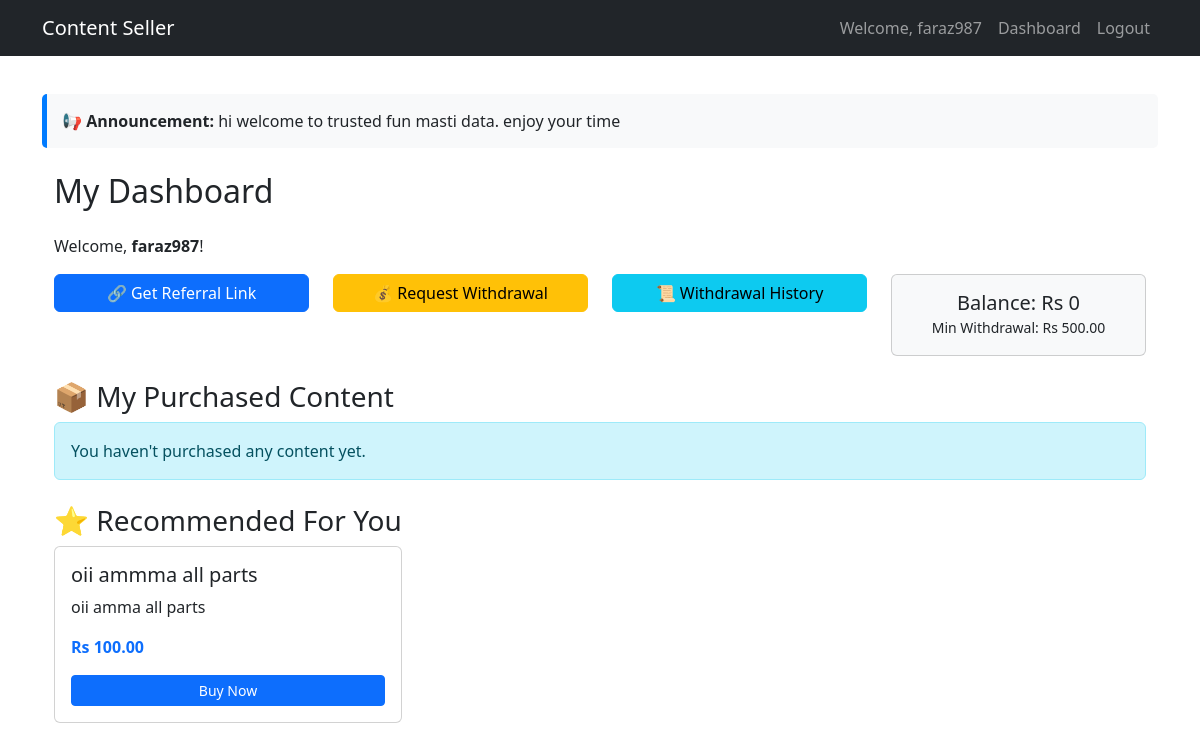
Screenshot of /content/buyer/dashboard/ (signed in) with the database file from the repository.
### users/models.py (models this page shows, shortened)
class User(AbstractUser):
    ROLE_CHOICES = (
        ('admin', 'Admin'),
        ('creator', 'Creator'),
        ('buyer', 'Buyer'),
    )
    role = models.CharField(max_length=10, choices=ROLE_CHOICES, default='buyer')
    balance = models.DecimalField(max_digits=10, decimal_places=2, default=0)

### content/models.py (models this page shows, shortened)
class SiteMessage(models.Model):
    message = models.TextField()
    is_active = models.BooleanField(default=True)
    updated_at = models.DateTimeField(auto_now=True)
    class Meta:
        verbose_name = "Admin Message"
        verbose_name_plural = "Admin Messages"

class SiteSettings(models.Model):
    referral_commission = models.DecimalField(max_digits=5, decimal_places=2, default=5.00, help_text="Percentage for referral earnings")
    admin_commission = models.DecimalField(max_digits=5, decimal_places=2, default=10.00, help_text="Percentage admin takes from each sale")
    min_withdrawal = models.DecimalField(max_digits=10, decimal_places=2, default=500.00, help_text="Minimum amount for withdrawal request")
    @classmethod
    def get_settings(cls):
        obj, _ = cls.objects.get_or_create(pk=1)
        return obj

class Content(models.Model):
    CONTENT_TYPES = (
        ('link', 'Link'),
        ('video', 'Video'),
    )
    zip_file = models.FileField(upload_to='content_zips/', blank=True, null=True, help_text="Upload a ZIP file containing all videos")
    creator = models.ForeignKey(settings.AUTH_USER_MODEL, on_delete=models.CASCADE, limit_choices_to={'role': 'creator'})
    title = models.CharField(max_length=200)
    description = models.TextField()
    content_type = models.CharField(max_length=10, choices=CONTENT_TYPES)
    link_url = models.URLField(blank=True, null=True)
    video_file = models.FileField(upload_to='videos/', blank=True, null=True)
    price = models.DecimalField(max_digits=10, decimal_places=2)
    is_active = models.BooleanField(default=True)
    is_approved = models.BooleanField(default=False, help_text="Admin approval required before buyers can see")
    created_at = models.DateTimeField(auto_now_add=True)
    updated_at = models.DateTimeField(auto_now=True)

### content/views.py (the view)
# urls.py: path('buyer/dashboard/', views.buyer_dashboard, name='buyer_dashboard'),
@login_required
def buyer_dashboard(request):
    orders = Order.objects.filter(buyer=request.user).select_related('content')
    available_content = Content.objects.filter(is_active=True, is_approved=True).exclude(
        id__in=orders.values_list('content_id', flat=True)
    )[:6]
    settings = SiteSettings.get_settings()
    return render(request, 'content/buyer_dashboard.html', {
        'orders': orders,
        'available_content': available_content,
        'min_withdrawal': settings.min_withdrawal,
        'referral_commission': settings.referral_commission
    })

### content/context_processors.py (called while the page is built)
def admin_message(request):
    msg = SiteMessage.objects.filter(is_active=True).first()
    return {'admin_message': msg.message if msg else None}

### templates/content/buyer_dashboard.html (shortened to what this page needs)
{% extends "base.html" %}
{% block content %}
<div class="container mt-4">
    <h2 class="mb-4">My Dashboard</h2>
    <p>Welcome, <strong>{{ user.username }}</strong>!</p>
    <div class="row mb-4">
        <div class="col-md-3">
            <a href="#referralModal" class="btn btn-primary w-100" data-bs-toggle="modal">
                🔗 Get Referral Link
            </a>
        </div>
        <div class="col-md-3">
            <a href="{% url 'request_withdrawal' %}" class="btn btn-warning w-100">
                💰 Request Withdrawal
            </a>
        </div>
        <div class="col-md-3">
            <a href="{% url 'withdrawal_history' %}" class="btn btn-info w-100">
                📜 Withdrawal History
            </a>
        </div>
        <div class="col-md-3">
            <div class="card bg-light text-center">
                <div class="card-body">
                    <h5 class="mb-0">Balance: Rs {{ user.balance|default:"0" }}</h5>
                    <small>Min Withdrawal: Rs {{ min_withdrawal|default:"500" }}</small>
                </div>
            </div>
        </div>
    </div>
    <h3 class="mt-4">📦 My Purchased Content</h3>
    {% if orders %}
        <div class="row">
            {% for order in orders %}
                <div class="col-md-4 mb-4">
                    <div class="card h-100">
                        <div class="card-header bg-success text-white">
                            <h5 class="mb-0">{{ order.content.title }}</h5>
                        </div>
                        <div class="card-body">
                            <p class="card-text">{{ order.content.description|truncatewords:20 }}</p>
                            <p><strong>Price:</strong> Rs {{ order.amount_paid }}</p>
                            <p><strong>Status:</strong>
                                {% if order.status == 'verified' %}
                                    <span class="badge bg-success">Verified</span>
                                {% else %}
                                    <span class="badge bg-warning">Pending</span>
                                {% endif %}
                            </p>
                            {% if order.status == 'verified' %}
                                <div class="mt-2">
                                    {% if order.content.zip_file %}
                                        <a href="{% url 'download_zip' order.content.id %}" class="btn btn-success btn-sm w-100">
                                            📥 Download All Videos (ZIP)
                                        </a>
                                    {% else %}
                                        <a href="{% url 'view_content_videos' order.content.id %}" class="btn btn-primary btn-sm w-100">
                                            ▶ Watch Videos
                                        </a>
                                    {% endif %}
                                </div>
                            {% endif %}
                        </div>
                    </div>
                </div>
            {% endfor %}
        </div>
    {% else %}
        <div class="alert alert-info">
            You haven't purchased any content yet.
        </div>
    {% endif %}
    <h3 class="mt-4">⭐ Recommended For You</h3>
    {% if available_content %}
        <div class="row">
            {% for content in available_content %}
                <div class="col-md-4 mb-4">
                    <div class="card h-100">
                        <div class="card-body">
                            <h5 class="card-title">{{ content.title }}</h5>
                            <p class="card-text">{{ content.description|truncatewords:20 }}</p>
                            <p class="text-primary fw-bold">Rs {{ content.price }}</p>
                            <a href="{% url 'buy_content' content.id %}" class="btn btn-primary btn-sm w-100">Buy Now</a>
                        </div>
                    </div>
                </div>
            {% endfor %}
        </div>
    {% else %}
        <div class="alert alert-secondary">
            No recommendations available at the moment.
        </div>
    {% endif %}
</div>
{% endblock %}

### templates/base.html (shortened to what this page needs)
{% load static %}
<!DOCTYPE html>
<html lang="en">
<head>
    <link href="https://cdn.jsdelivr.net/npm/bootstrap@5.3.2/dist/css/bootstrap.min.css" rel="stylesheet">
</head>
<body>
    <nav class="navbar navbar-expand-lg navbar-dark bg-dark fixed-top">
        <div class="container">
            <a class="navbar-brand" href="{% url 'home' %}">Content Seller</a>
            <div class="collapse navbar-collapse">
                <ul class="navbar-nav ms-auto">
                    {% if user.is_authenticated %}
                        <li class="nav-item"><span class="nav-link">Welcome, {{ user.username }}</span></li>
                        {% if user.role == 'buyer' %}
                            <li class="nav-item"><a class="nav-link" href="{% url 'buyer_dashboard' %}">Dashboard</a></li>
                        {% elif user.role == 'creator' %}
                            <li class="nav-item"><a class="nav-link" href="{% url 'creator_dashboard' %}">Dashboard</a></li>
                        {% endif %}
                        <li class="nav-item">
                            <form method="post" action="{% url 'logout' %}">
                                <button type="submit" class="btn btn-link nav-link">Logout</button>
                            </form>
                        </li>
                    {% else %}
                        <li class="nav-item"><a class="nav-link" href="{% url 'login' %}">Login</a></li>
                        <li class="nav-item"><a class="nav-link" href="{% url 'creator_register' %}">Register as Creator</a></li>
                        <li class="nav-item"><a class="nav-link" href="{% url 'buyer_register' %}">Register as Buyer</a></li>
                    {% endif %}
                </ul>
            </div>
        </div>
    </nav>
    <div class="container mt-4">
        {% if admin_message %}
            <div class="message-banner">
                <strong>📢 Announcement:</strong> {{ admin_message }}
            </div>
        {% endif %}
        {% block content %}{% endblock %}
    </div>
</body>
</html>

### templates/base.html (style rules this page uses)
body { padding-top: 70px; }
.message-banner { background-color: #f8f9fa; border-left: 5px solid #007bff; padding: 15px; margin-bottom: 20px; border-radius: 5px; }

### rows the page displays
User: username "faraz987", balance "0"
SiteMessage: message "hi welcome to trusted fun masti data. enjoy your time"
SiteSettings: min_withdrawal "500.00"
Content: title "oii ammma all parts", description "oii amma all parts", price "100.00"
